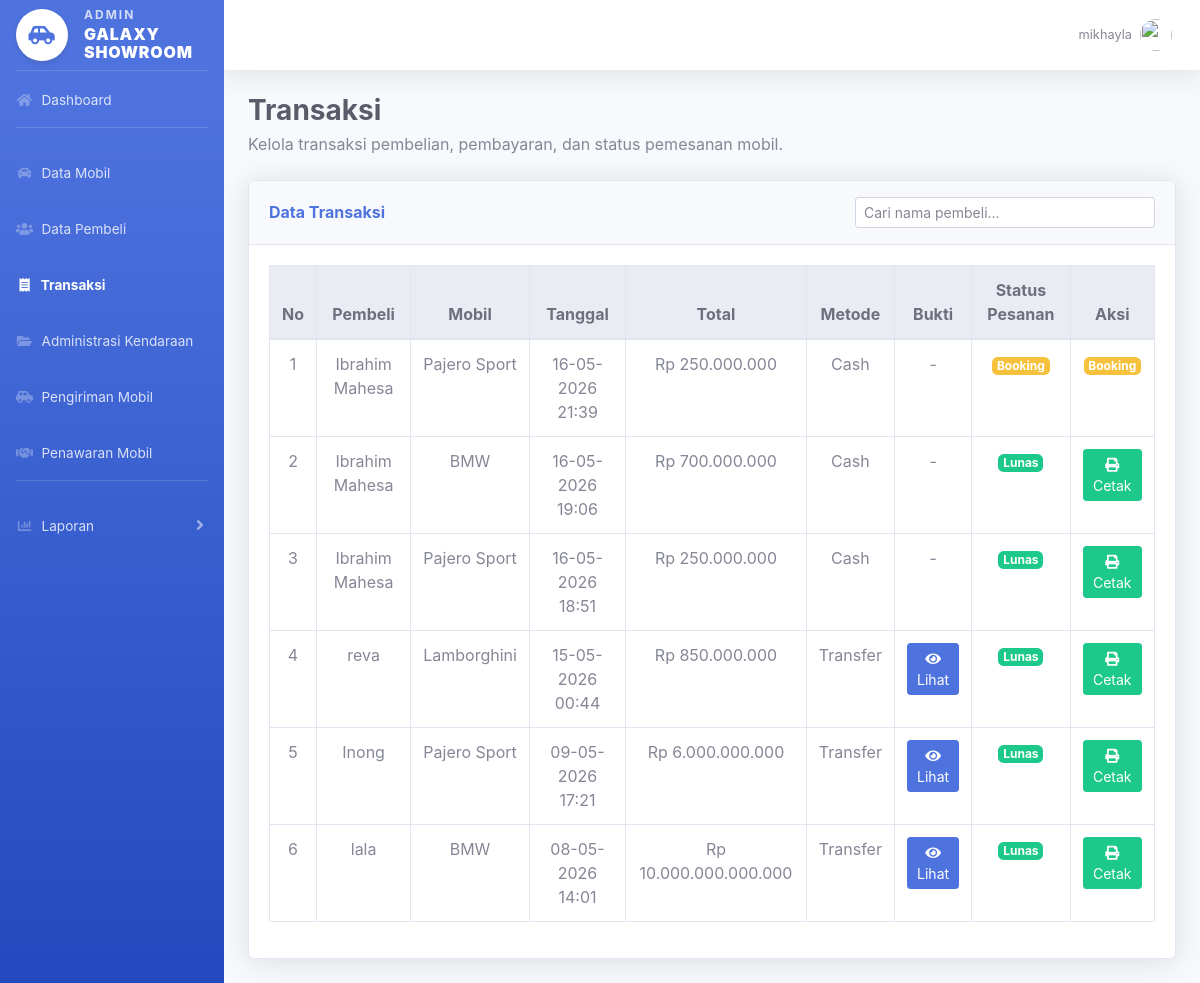
The app's page /admin/transaksi.php (signed in) with its own data.
### tables this page shows
CREATE TABLE `pemesanan` (
  `id_pemesanan` int(11) NOT NULL,
  `id_pembeli` int(11) DEFAULT NULL,
  `id_mobil` int(11) DEFAULT NULL,
  `tanggal_pesan` datetime DEFAULT NULL,
  `total_harga` decimal(15,2) DEFAULT NULL,
  `status` enum('booking','dp','lunas','batal') DEFAULT NULL
);

CREATE TABLE `pembeli` (
  `id_pembeli` int(11) NOT NULL,
  `id_user` int(11) DEFAULT NULL,
  `nama` varchar(100) DEFAULT NULL,
  `alamat` text DEFAULT NULL,
  `no_hp` varchar(15) DEFAULT NULL,
  `foto` varchar(255) DEFAULT NULL
);

CREATE TABLE `mobil` (
  `id_mobil` int(11) NOT NULL,
  `id_penjual` int(11) DEFAULT NULL,
  `nama_mobil` varchar(100) DEFAULT NULL,
  `harga` decimal(15,2) DEFAULT NULL,
  `stok` int(11) DEFAULT NULL,
  `status` enum('tersedia','dipesan','terjual') DEFAULT NULL,
  `deskripsi` text NOT NULL,
  `tahun` year(4) NOT NULL,
  `foto` varchar(255) NOT NULL
);

CREATE TABLE `pembayaran` (
  `id_pembayaran` int(11) NOT NULL,
  `id_pemesanan` int(11) DEFAULT NULL,
  `metode_bayar` enum('tunai','transfer') DEFAULT NULL,
  `jumlah` decimal(15,2) DEFAULT NULL,
  `status` enum('pending','verifikasi','diterima') DEFAULT NULL,
  `bukti_pembayaran` varchar(255) NOT NULL
);

### admin/transaksi.php (the view, shortened to what this page needs)
<?php
include "../config/koneksi.php";
$query = mysqli_query($koneksi,
"SELECT
    p.id_pemesanan,
    p.tanggal_pesan,
    p.total_harga,
    p.status AS status_pemesanan,
    m.nama_mobil,
    b.nama AS nama_pembeli,
    py.metode_bayar,
    py.bukti_pembayaran
FROM pemesanan p
JOIN mobil m ON p.id_mobil = m.id_mobil
JOIN pembeli b ON p.id_pembeli = b.id_pembeli
LEFT JOIN pembayaran py ON p.id_pemesanan = py.id_pemesanan
ORDER BY p.id_pemesanan DESC");
?>
<!DOCTYPE html>
<html lang="id">
<head>
    <link href="../assets/vendor/fontawesome-free/css/all.min.css" rel="stylesheet">
    <link href="../assets/css/sb-admin-2.min.css" rel="stylesheet">
</head>
<body id="page-top">
<div id="wrapper">
    <?php include "../includes/sidebar_admin.php"; ?>
    <div id="content-wrapper" class="d-flex flex-column">
        <div id="content">
            <?php
            include "../includes/topbar.php";
            ?>
            <div class="container-fluid">
            <div>
                <h1 class="h3 mb-1 text-gray-800 font-weight-bold">Transaksi</h1>
                <p class="mb-0 text-gray-600">
                    Kelola transaksi pembelian, pembayaran, dan status pemesanan mobil.
                </p>
            </div> <br>
                <div class="card shadow mb-4">
                    <div class="card-header py-3 d-flex justify-content-between align-items-center">
                        <h6 class="m-0 font-weight-bold text-primary">
                            Data Transaksi
                        </h6>
                        <input type="text"
                               id="searchInput"
                               class="form-control form-control-sm"
                               style="max-width: 300px;"
                               placeholder="Cari nama pembeli..."
                               onkeyup="filterTable()">
                    </div>
                    <div class="card-body">
                        <div class="table-responsive">
                            <table class="table table-bordered table-hover text-center" id="tableTransaksi" width="100%" cellspacing="0">
                                <thead class="thead-light">
                                    <tr>
                                        <th>No</th>
                                        <th>Pembeli</th>
                                        <th>Mobil</th>
                                        <th>Tanggal</th>
                                        <th>Total</th>
                                        <th>Metode</th>
                                        <th>Bukti</th>
                                        <th>Status Pesanan</th>
                                        <th>Aksi</th>
                                    </tr>
                                </thead>
                                <tbody>
                                    <?php
                                    $no = 1;
                                    while($row = mysqli_fetch_assoc($query)){
                                        $status = $row['status_pemesanan'];
                                        if($status == "lunas"){
                                            $badge = "success";
                                        } elseif($status == "booking"){
                                            $badge = "warning";
                                        } elseif($status == "dp"){
                                            $badge = "info";
                                        } elseif($status == "batal"){
                                            $badge = "danger";
                                        } else {
                                            $badge = "secondary";
                                        }
                                        if($row['metode_bayar'] == "transfer"){
                                            $metode = "Transfer";
                                        } else {
                                            $metode = "Cash";
                                        }
                                    ?>
                                    <tr>
                                        <td><?= $no++; ?></td>
                                        <td><?= htmlspecialchars($row['nama_pembeli']); ?></td>
                                        <td><?= htmlspecialchars($row['nama_mobil']); ?></td>
                                        <td>
                                            <?= date('d-m-Y H:i', strtotime($row['tanggal_pesan'])); ?>
                                        </td>
                                        <td>
                                            Rp <?= number_format($row['total_harga'], 0, ',', '.'); ?>
                                        </td>
                                        <td><?= $metode; ?></td>
                                        <td>
                                            <?php if($row['metode_bayar'] == "transfer"){ ?>
                                                <?php if(!empty($row['bukti_pembayaran'])){ ?>
                                                    <a href="../uploads/<?= htmlspecialchars($row['bukti_pembayaran']); ?>"
                                                       target="_blank"
                                                       class="btn btn-sm btn-primary">
                                                        <i class="fas fa-eye"></i> Lihat
                                                    </a>
                                                <?php } else { ?>
                                                    <span class="text-danger">Belum Upload</span>
                                                <?php } ?>
                                            <?php } else { ?>
                                                -
                                            <?php } ?>
                                        </td>
                                        <td>
                                            <span class="badge badge-<?= $badge; ?>">
                                                <?= ucfirst($status); ?>
                                            </span>
                                        </td>
                                        <td>
                                            <?php if($status == "booking"){ ?>
                                                <span class="badge badge-warning mb-2">
                                                    Booking
                                                </span>
                                            <?php } elseif($status == "dp"){ ?>
                                                <span class="badge badge-info mb-2">
                                                    DP
                                                </span>
                                            <?php } elseif($status == "lunas"){ ?>
                                                <a href="kwitansi.php?id=<?= $row['id_pemesanan']; ?>"
                                                   target="_blank"
                                                   class="btn btn-sm btn-success">
                                                    <i class="fas fa-print"></i> Cetak
                                                </a>
                                            <?php } elseif($status == "batal"){ ?>
                                                <span class="badge badge-danger">
                                                    Batal
                                                </span>
                                            <?php } else { ?>
                                                <span class="badge badge-secondary">
                                                    <?= ucfirst($status); ?>
                                                </span>
                                            <?php } ?>
                                        </td>
                                    </tr>
                                    <?php } ?>
                                </tbody>
                            </table>
                        </div>
                    </div>
                </div>
            </div>
        </div>
    </div>
</div>
</body>
</html>

### records on screen
pemesanan: id_pembeli.nama "Ibrahim Mahesa", id_mobil.nama_mobil "Pajero Sport", tanggal_pesan "16-05-2026 21:39", total_harga "250.000.000", metode "Cash", status "Booking"
pemesanan: id_pembeli.nama "Ibrahim Mahesa", id_mobil.nama_mobil "BMW", tanggal_pesan "16-05-2026 19:06", total_harga "700.000.000", metode "Cash", status "Lunas"
pemesanan: id_pembeli.nama "Ibrahim Mahesa", id_mobil.nama_mobil "Pajero Sport", tanggal_pesan "16-05-2026 18:51", total_harga "250.000.000", pembayaran.metode_bayar "Cash", status "Lunas"
pemesanan: id_pembeli.nama "reva", id_mobil.nama_mobil "Lamborghini", tanggal_pesan "15-05-2026 00:44", total_harga "850.000.000", pembayaran.metode_bayar "Transfer", status "Lunas"
pemesanan: id_pembeli.nama "Inong", id_mobil.nama_mobil "Pajero Sport", tanggal_pesan "09-05-2026 17:21", total_harga "6.000.000.000", pembayaran.metode_bayar "Transfer", status "Lunas"
pemesanan: id_pembeli.nama "lala", id_mobil.nama_mobil "BMW", tanggal_pesan "08-05-2026 14:01", total_harga "10.000.000.000.000", pembayaran.metode_bayar "Transfer", status "Lunas"

### other values on screen
$username "mikhayla"
